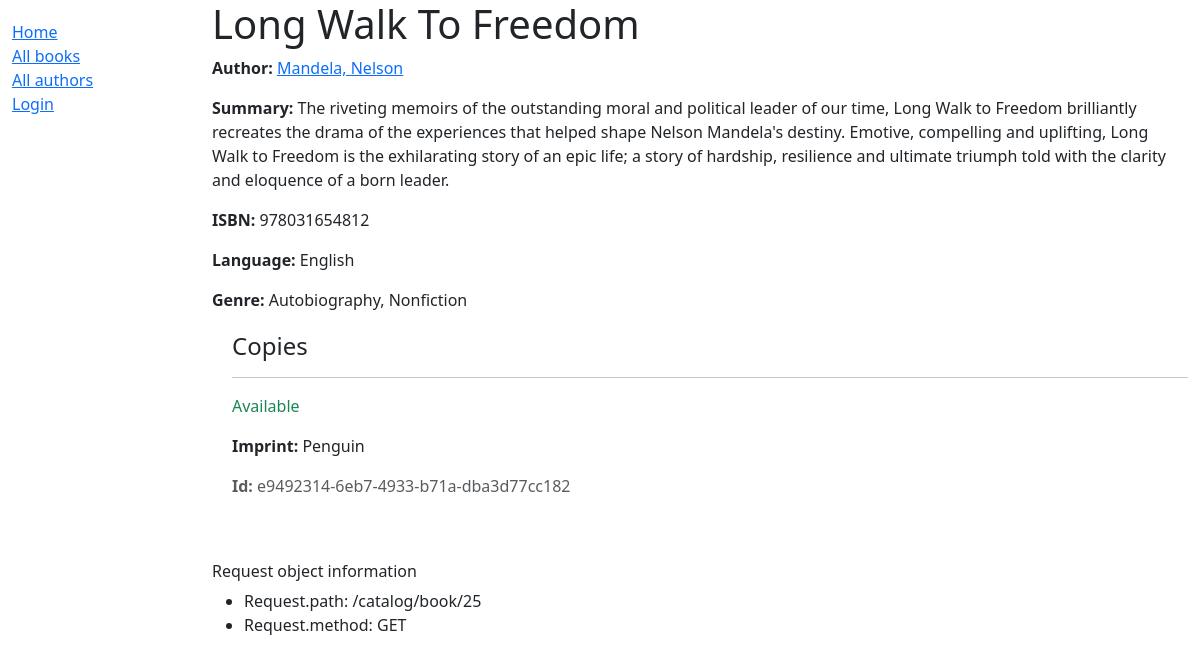
The app's page /catalog/book/25, older data.
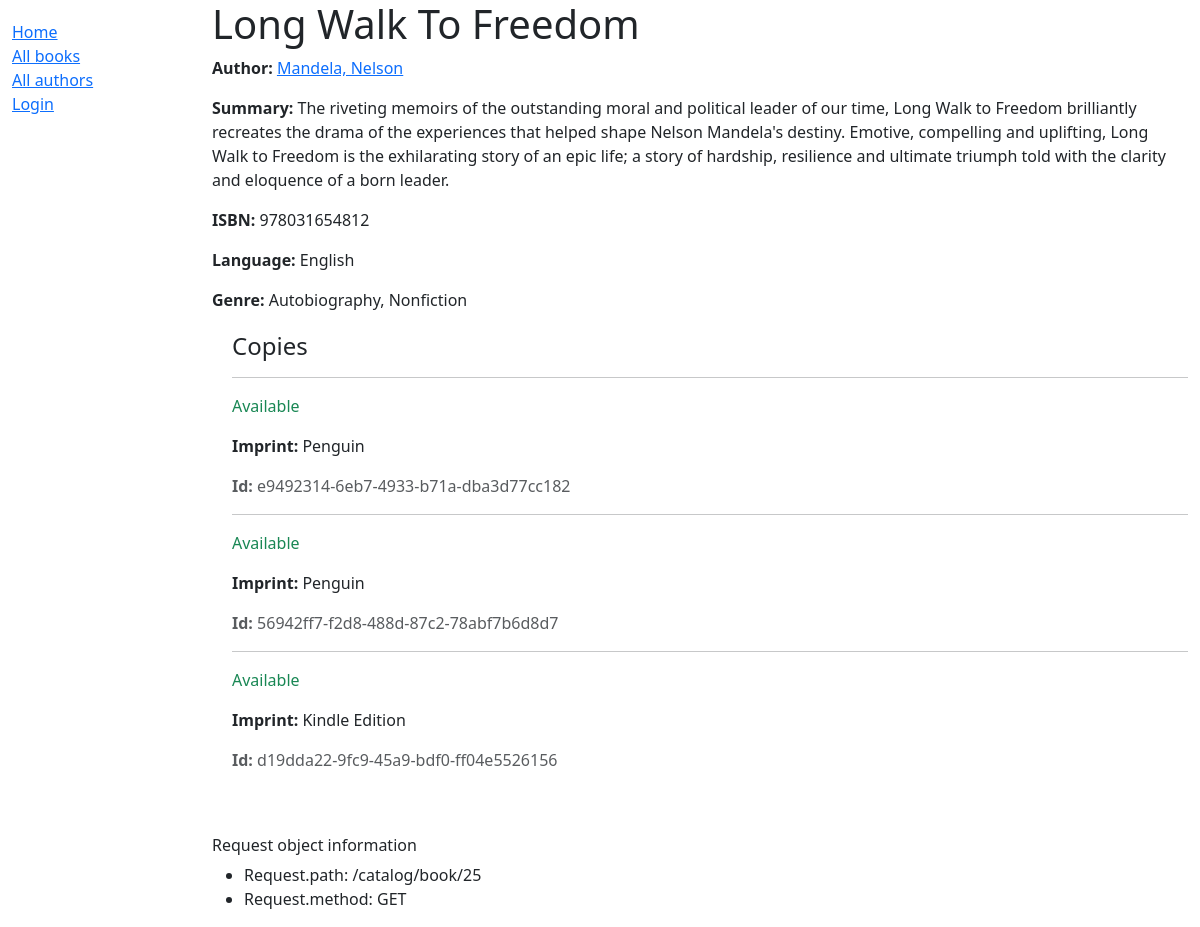
The same page, newer data.
### catalog/models.py (models this page shows, shortened)
class Book(models.Model):
    title = models.CharField(max_length=200)
    author = models.ForeignKey('Author', on_delete=models.RESTRICT, null=True)
    summary = models.TextField(
        max_length=1000,
        help_text="Enter a brief description of the book",
    )
    isbn = models.CharField(
        'ISBN',
        max_length=13,
        unique=True,
        help_text='13 Character <a href="https://www.isbn-international.org/'
                  'content/what-isbn">ISBN number</a>',
    )
    genre = models.ManyToManyField(
        Genre,
        help_text="Select a genre for this book",
    )   # each genre can have many books and a book can have multiple genres
    def display_genre(self):
        """Create a string for the Genre. Required to display in Admin."""
        return '; '.join(genre.name for genre in self.genre.all()[:3])
    display_genre.short_description = 'Genre'
    language = models.ForeignKey(
        Language, on_delete=models.SET_NULL, null=True
    )
    class Meta:
        ordering = ['title', 'author']

class Author(models.Model):
    first_name = models.CharField(max_length=100)
    last_name = models.CharField(max_length=100)
    date_of_birth = models.DateField(null=True, blank=True)
    date_of_death = models.DateField('Died', null=True, blank=True)
    class Meta:
        ordering = ['last_name', 'first_name']
    def get_absolute_url(self):
        return reverse('catalog:author-detail', args=[str(self.id)])
    def __str__(self) -> str:
        return f'{self.last_name}, {self.first_name}'

class Language(models.Model):
    name = models.CharField(max_length=200,
                            unique=True,
                            help_text="Enter the book's natural language "
                                      "(e.g. English, French etc.)")
    def __str__(self) -> str:
        return self.name
    class Meta:
        constraints = [
            UniqueConstraint(
                Lower('name'),
                name='language_name_case_insensitive_unique',
                violation_error_message='Language already exists '
                                        '(case insensitive match)'
            ),
        ]

class Genre(models.Model):
    name = models.CharField(
        max_length=200,
        unique=True,
        help_text="Enter a book genre (e.g. Fantasy, French Poetry etc.)"
    )
    def __str__(self) -> str:
        return self.name
    class Meta:
        constraints = [
            UniqueConstraint(
                Lower('name'),
                name='genre_name_case_insensitive_unique',
                violation_error_message="Genre already exists "
                                        "(case insensitive match)"
            ),
        ]

class BookInstance(models.Model):
    id = models.UUIDField(
        primary_key=True, default=uuid.uuid4,
        help_text="Unique ID for this particular book across whole library"
    )
    book = models.ForeignKey(Book, on_delete=models.RESTRICT, null=True)
    imprint = models.CharField(max_length=200)
    due_back = models.DateField(null=True, blank=True)
    LOAN_STATUS = (
        ('m', 'Maintenance'),
        ('o', 'On loan'),
        ('a', 'Available'),
        ('r', 'Reserved'),
    )
    status = models.CharField(
        max_length=1,
        choices=LOAN_STATUS,
        blank=True,
        default='m',
        help_text='Book availability',
    )
    borrower = models.ForeignKey(
        settings.AUTH_USER_MODEL,
        on_delete=models.SET_NULL,
        null=True,
        blank=True,
    )
    class Meta:
        ordering = ['book', 'due_back']

### catalog/views.py (the view)
# urls.py: path('book/<int:pk>', views.BookDetailView.as_view(), name='book-detail'),
class BookDetailView(generic.DetailView):
    model = Book

### catalog/templates/catalog/book_detail.html (shortened to what this page needs)
{% extends 'base_generic.html' %}
{% block content %}
    <h1>{{ object.title }}</h1>
    <p><strong>Author:</strong> <a href="{{ book.author.get_absolute_url }}">{{ book.author }}</a></p>
    <p><strong>Summary:</strong> {{ object.summary }}</p>
    <p><strong>ISBN:</strong> {{ book.isbn }}</p>
    <p><strong>Language:</strong> {{ book.language }}</p>
    <p><strong>Genre:</strong> {{ object.genre.all|join:", " }}</p>
    <div style="margin-left:20px;margin-top:20px;">
        <h4>Copies</h4>
        {% for copy in book.bookinstance_set.all %}
            <hr>
            <p class="{% if copy.status == 'a' %}text-success
                    {% elif copy.status == 'm' %}text-danger
                    {% else %}text-warning
                    {% endif %}">
                {{ copy.get_status_display }}
            </p>
            <p><strong>Imprint: </strong>{{ copy.imprint }}</p>
            <p class="text-muted"><strong>Id:</strong> {{ copy.id }}</p>
        {% empty %}
                <p class="text-danger">Please update the instance information!</p>
        {% endfor %}
    </div>
{% endblock %}

### catalog/templates/base_generic.html (shortened to what this page needs)
<!DOCTYPE html>
<html lang="en">
    <head>
        <link rel="stylesheet"
            href="https://cdn.jsdelivr.net/npm/bootstrap@5.3.3/dist/css/bootstrap.min.css"
>
        {% load static %}
        <link rel="stylesheet" href="{% static 'css/styles.css' %}">
    </head>
    <body>
        <div class="container-fluid">
            <div class="row">
                <div class="col-sm-2">
                    {% block sidebar %}
                        <ul class="sidebar-nav">
                            <li><a href="{% url 'catalog:index' %}">Home</a></li>
                            <li><a href="{% url 'catalog:books' %}">All books</a></li>
                            <li><a href="{% url 'catalog:authors' %}">All authors</a></li>
                            {% if user.is_authenticated %}
                                <li>User: {{ user.get_username }}</li>
                                <li>
                                    <form id="logout-form" action="{% url 'logout' %}" method="post">
                                        {% csrf_token %}
                                        <button type="submit" class="btn btn-link">Logout</button>
                                    </form>
                                </li>
                            {% else %}
                                <li><a href="{% url 'login' %}?next={{ request.path }}">Login</a></li>
                            {% endif %}
                        </ul>
                    {% endblock %}
                </div>
                <div class="col-sm-10">
                    {% block content %}
                    {% endblock %}
                    <br><br><h6>Request object information</h6>
                    <ul>
                        <li>Request.path: {{ request.path }}</li>
                        <li>Request.method: {{ request.method }}</li>
                    </ul>
                </div>
            </div>
        </div>
    </body>
</html>

### catalog/static/css/styles.css (style rules this page uses)
.sidebar-nav { margin-top: 20px; padding: 0; list-style: none; }

Row changes from the older to the newer data that the page shows:
added BookInstance: status "Available", imprint "Penguin", id "56942ff7-f2d8-488d-87c2-78abf7b6d8d7"
added BookInstance: status "Available", imprint "Kindle Edition", id "d19dda22-9fc9-45a9-bdf0-ff04e5526156"
